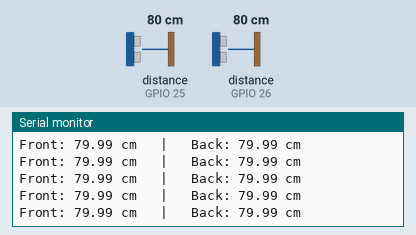
Simulated run of this sketch. Board: ESP32. On the bench: the last lines printed to the serial monitor. Wiring (inferred from the names in the program): 2 × ultrasonic range finder: trigger GPIO 21, echo GPIO 25 / trigger GPIO 22, echo GPIO 26. Inputs (shaded band) come from the test bench; at power-on: distance to the obstacle (sensors on GPIO 25, GPIO 26) 80 cm. The echo pulse lasts 58.3 µs per cm.

Above: at 1.2 s.
1.3 s: distance to the obstacle (sensor on GPIO 25) set to 2 cm
At 1.4 s:
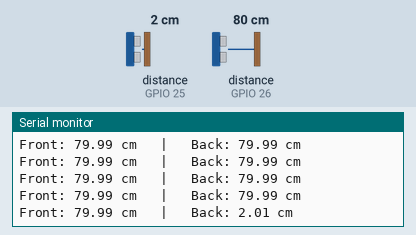
2.8 s: distance to the obstacle (sensor on GPIO 26) set to 2 cm
At 2.85 s:
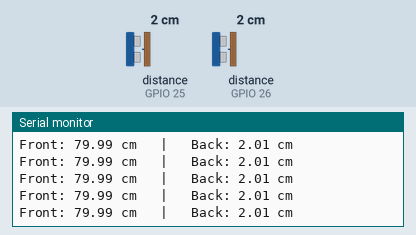
5.8 s: distance to the obstacle (sensor on GPIO 25) set to 4 cm
At 5.8 s:
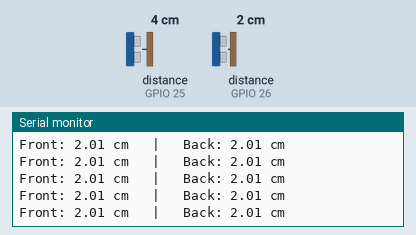
7.3 s: distance to the obstacle (sensor on GPIO 26) set to 4 cm
At 7.34 s:
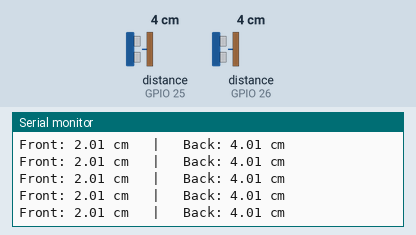
8.8 s: distance to the obstacle (sensor on GPIO 25) set to 35 cm
At 8.88 s:
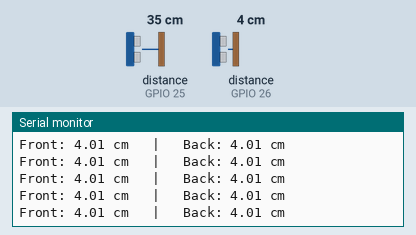
Timing chart, 0 to 11.8 s (numbered marks = the images above; inputs shaded):
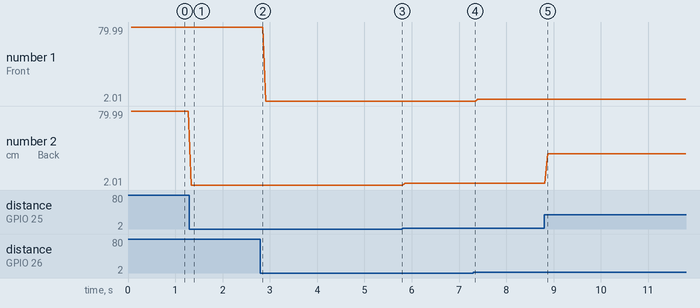

Measured:
- after the input at 1.3 s, the serial monitor: prints a new line at once (image 1)
- plotted number 2: 79.99 → 2.01 after the input at 1.3 s, 2.01 → 4.01 after the input at 5.8 s, 4.01 → 35 after the input at 8.8 s

The sketch:

new_ultrasonic_test.ino
```cpp
#include <Arduino.h>

// --- Sensor 1 Pins ---
const int trigPin1 = 22;
const int echoPin1 = 26;

// --- Sensor 2 Pins (Change these to match your wiring!) ---
const int trigPin2 = 21;
const int echoPin2 = 25;

void setup() {
  Serial.begin(115200);

  pinMode(trigPin1, OUTPUT);
  pinMode(echoPin1, INPUT);

  pinMode(trigPin2, OUTPUT);
  pinMode(echoPin2, INPUT);
}

// Reusable function to handle the math and the ping
float readSensor(int trigPin, int echoPin) {
  digitalWrite(trigPin, LOW);
  delayMicroseconds(2);

  digitalWrite(trigPin, HIGH);
  delayMicroseconds(10);
  digitalWrite(trigPin, LOW);

  // A 30ms timeout is still required!
  // If Sensor 1 points into the open sky and misses its echo,
  // this timeout prevents the code from freezing so Sensor 2 can still fire.
  long duration = pulseIn(echoPin, HIGH, 30000);

  if (duration == 0) {
    return 0.0; // Return 0 if no echo was found
  }

  return (duration * 0.0343) / 2.0;
}

void loop() {
  // Fire sensors one at a time with a gap to prevent crosstalk
  float distance1 = readSensor(trigPin1, echoPin1);
  delay(30);  // wait for sensor 1's echo to fully die out

  float distance2 = readSensor(trigPin2, echoPin2);
  delay(30);  // wait for sensor 2's echo to fully die out

  Serial.print("Front: ");
  Serial.print(distance1);
  Serial.print(" cm   |   Back: ");
  Serial.print(distance2);
  Serial.println(" cm");
}


// #include "WirelessCommunication.h"
// #include "sharedVariable.h"

// // --- Sensor 1 Pins ---
// const int trigPin1 = 22;
// const int echoPin1 = 26;

// // --- Sensor 2 Pins ---
// const int trigPin2 = 21;
// const int echoPin2 = 25;

// // --- Shared Variable for Server ---
// // This MUST be named 'x' to match the extern definition in WirelessCommunication.cpp
// volatile shared_uint32 x;

// void setup() {
//   Serial.begin(115200);

//   pinMode(trigPin1, OUTPUT);
//   pinMode(echoPin1, INPUT);

//   pinMode(trigPin2, OUTPUT);
//   pinMode(echoPin2, INPUT);

//   // Initialize the WiFi core task and our thread-safe shared variable
//   init_wifi_task();
//   INIT_SHARED_VARIABLE(x, 0);

//   Serial.println("System Initialized. Ultrasonic reporting started.");
// }

// // Reusable function to handle the math and the ping
// float readSensor(int trigPin, int echoPin) {
//   digitalWrite(trigPin, LOW);
//   delayMicroseconds(2);

//   digitalWrite(trigPin, HIGH);
//   delayMicroseconds(10);
//   digitalWrite(trigPin, LOW);

//   // 30ms timeout prevents freezing
//   long duration = pulseIn(echoPin, HIGH, 30000);

//   if (duration == 0) {
//     return 0.0; // Return 0 if no echo was found
//   }

//   return (duration * 0.0343) / 2.0;
// }

// void update_shared_distance(uint32_t distance) {
//   // Quickly lock the variable, update it, and unlock it so Core 0 can send it
//   LOCK_SHARED_VARIABLE(x);
//   x.value = distance;
//   UNLOCK_SHARED_VARIABLE(x);
// }

// void loop() {
//   // 1. Read the sensors
//   float distance1 = readSensor(trigPin1, echoPin1);
//   float distance2 = readSensor(trigPin2, echoPin2);

//   // 2. Print the results to Serial
//   Serial.print("Front: ");
//   Serial.print(distance1);
//   Serial.print(" cm   |   Back: ");
//   Serial.print(distance2);
//   Serial.println(" cm");

//   // 3. Publish to the server
//   // Since WirelessCommunication expects an integer (uint32_t), we cast the float.
//   // Currently sending Sensor 1 (Front). Change to distance2 if you want the other sensor.
//   uint32_t distanceToSend = (uint32_t)distance1;
//   update_shared_distance(distanceToSend);

//   // A tiny 10ms delay just to keep the Serial Monitor from crashing
//   delay(10);
// }
```
